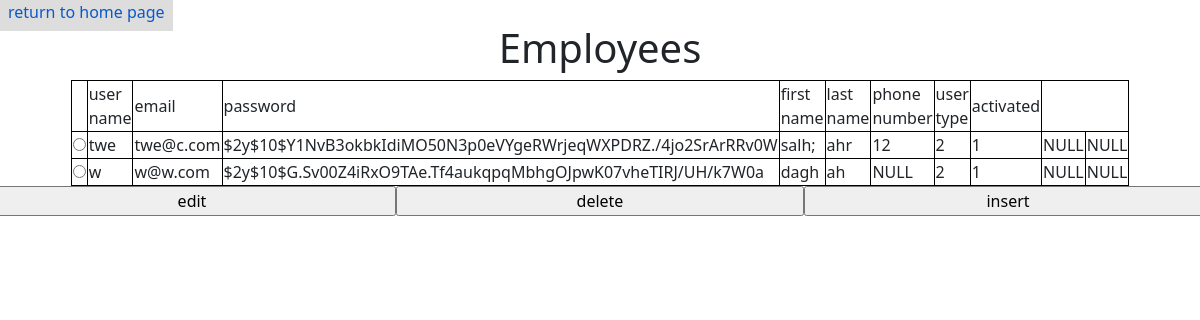
The page /admin/content.php?p=3 (signed in) on the database its author committed.
### tables this page shows
CREATE TABLE `user` (
  `user_name` varchar(30) NOT NULL,
  `email` varchar(50) NOT NULL,
  `password` varchar(255) NOT NULL,
  `first_name` varchar(30) NOT NULL,
  `last_name` varchar(30) NOT NULL,
  `phone_number` varchar(15) DEFAULT NULL,
  `user_type` int(11) NOT NULL,
  `activated` bit(1) NOT NULL,
  `token` varchar(255) DEFAULT NULL,
  `expiration_date` datetime DEFAULT NULL
);

### admin/content.php (the view, shortened to what this page needs)
<?php
require_once "../db_config.php";
?>
<!DOCTYPE html>
<html lang="en">
<head>
    <link rel="stylesheet" href="../css/style.css">
    <link rel="stylesheet" href="../css/bootstrap.min.css">
</head>
<body>
    <a href="index.php" class="button-custom ">return to home page</a>
    <?php
    $sql="";
    echo "<table class=\"table-design\">";
        if($_GET["p"]==1)
        {
            echo "<h1 class=\"text-center\">Tables</h1>";
            if(!empty($_GET["v"]) && !empty($_GET["value"])){
            if($_GET["v"]=="delete")
            {
                $value=$_GET["value"];
                $sql="delete from tables where table_number='$value'";
                $result=$conn->prepare($sql);
                try{
                    $result->execute();
                    header("location:content.php?p=1");
                }
                catch(Exception $e)
                {
                    header("location:index.php?p=1");
                }
            }
        }
        if(!empty($_GET["b"]))
        {
        if($_GET["b"]=="insert" && $_GET["smoke"]>=0 && $_GET["smoke"]<2 && !empty($_GET["value"]) && !empty($_GET["seat"]))
        {
            $table=$_GET["value"];
            $seat=$_GET["seat"];
            $smoke=$_GET["smoke"];
            $sql="insert into tables values('$table','$seat','$smoke')";
            $result=$conn->prepare($sql);
            try{
                $result->execute();
                header("location:content.php?p=1");
            }
            catch(Exception $e)
            {
                header("location:index.php?p=1");
            }
        }
        if($_GET["b"]=="edit" && !empty($_GET["seat"]) && isset($_GET["smoke"] ) && $_GET["smoke"]>=0 && $_GET["smoke"]<2)
        {
            $table=$_GET["value"];
            $seat=$_GET["seat"];
            $smoke=$_GET["smoke"];
            $sql="update tables set num_of_seats='$seat',smoking='$smoke' where table_number='$table'";
            $result=$conn->prepare($sql);
            try{
                $result->execute();
                header("location:content.php?p=1");
            }
            catch(Exception $e)
            {
                header("location:index.php?p=1");
            }
        }
    }
            $sql="select * from tables";
            echo "<tr><td></td><td>table_num</td>
            <td>number of seats</td><td>smoking</td></tr>";
        }
        else if($_GET["p"]==3)
        {
            echo "<h1 class=\"text-center\">Employees</h1>";
            $sql="select * from user where user_type=2";
            echo "<tr><td></td><td>user name</td>
            <td>email</td><td>password</td><td>first name</td><td>last name</td><td>phone number</td><td>user type</td> <td>activated</td></tr>";
        }
        echo "<form method=\"get\" action=\"content.php\">";
        $result=$conn->prepare($sql);
        try{
        $result->execute();
        }
        catch(Exception $e)
        {
            header("location:index.php?p=1");
        }
        $result->setFetchMode(PDO::FETCH_NUM);
        while($row=$result->fetch())
        {
            echo "<tr>";
            echo "<td><input type=\"radio\" name=\"value\" value=\"$row[0]\">";
            echo "</td>";
            foreach($row as $rows)
            {
                if($rows =='')
                {
                    $rows = 'NULL';
                }
                echo "<td>$rows</td>";
            }
            echo "</tr>";
        }
        echo "</table>";
        if($_GET["p"]==3)
        {
            echo "<div class=\"row\">";
            echo "<input type=\"submit\" name=\"v\" value=\"edit\" class=\"button-size col-4\">";
            echo "<input type=\"submit\" name=\"v\" value=\"delete\" class=\"button-size col-4\">";
            echo "<input type=\"submit\" name=\"v\" value=\"insert\" class=\"button-size col-4\">";
        }
    ?>
</body>
</html>

### css/style.css (style rules this page uses)
.table-design { width: 50%; margin: auto; border: 1px solid black; }
.button-size { width: 50%; margin: auto; }
.table-design td { border: 1px solid black; width: auto; }
.button-custom { background-color: #bbbbbb; text-decoration: none; color: #111111; width: 100%; padding: 0.5em; border: 5px; }

### rows shown on the page
user: user_name "twe", email "twe@c.com", password "$2y$10$Y1NvB3okbkIdiMO50N3p0eVYgeRWrjeqWXPDRZ./4jo2SrArRRv0W", first_name "salh;", last_name "ahr", phone_number "12", user_type "2", activated "1", rows "NULL"
user: user_name "w", email "w@w.com", password "$2y$10$G.Sv00Z4iRxO9TAe.Tf4aukqpqMbhgOJpwK07vheTIRJ/UH/k7W0a", first_name "dagh", last_name "ah", rows "NULL", user_type "2", activated "1"
